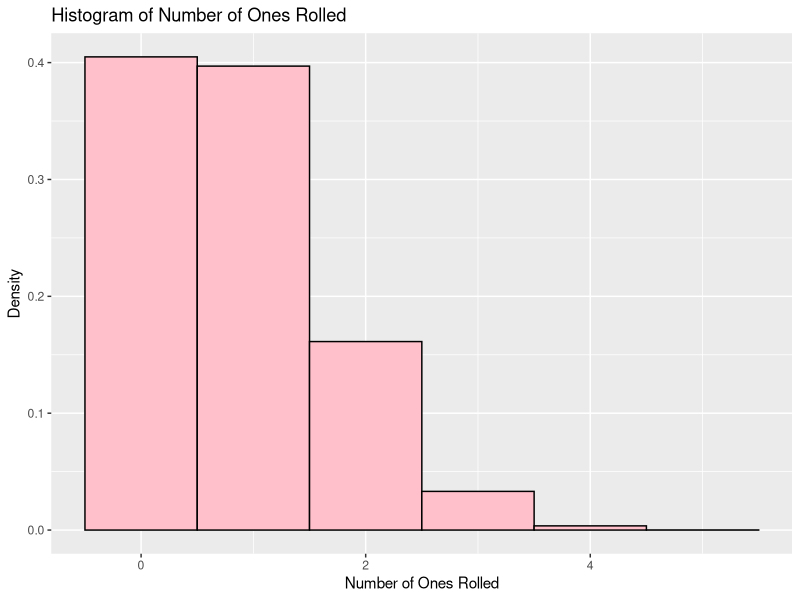
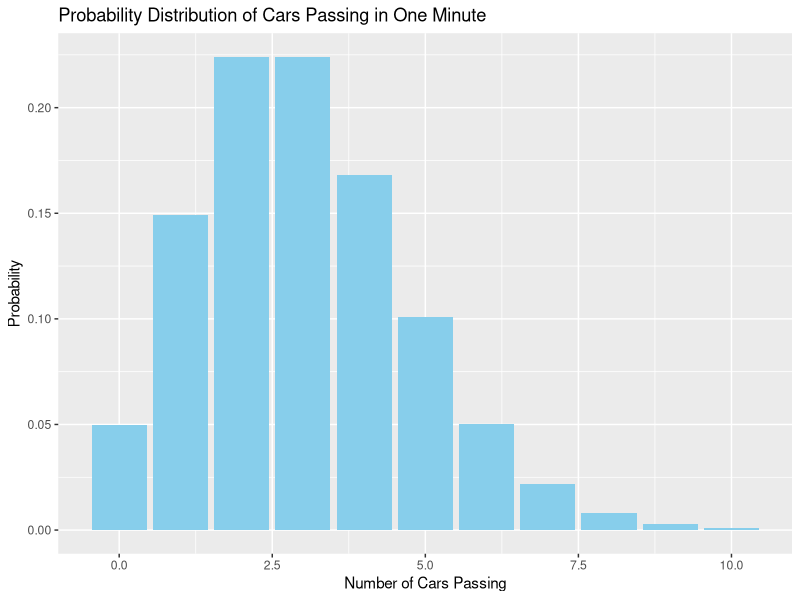

These charts were generated, in order, by the following R code:
## ---- chunk 1
knitr::opts_chunk$set(echo = TRUE)
## ---- chunk 2
round((24/25)^5 * 1/25, 3)
## ---- chunk 3
round(1 - (1/25) - (1/25 * 24/25) - (1/25 * (24/25)^2), 3)
## ---- chunk 4
round(1 - (1/25) - (1/25 * 24/25) - (1/25 * (24/25)^2) - 
        (1/25 * (24/25)^3) - (1/25 * (24/25)^4) - (1/25 * (24/25)^5) - 
        (1/25 * (24/25)^6) - (1/25 * (24/25)^7) - (1/25 * (24/25)^8) - 
        (1/25 * (24/25)^9), 3)
## ---- chunk 5
set.seed(20220707)
X <- replicate(10000, sum(sample(1:6, 5, replace = TRUE) == 1))
## ---- chunk 6
library(ggplot2)
ggplot(data.frame(X), aes(x = X)) +
  geom_histogram(binwidth = 1, fill = "pink", color = "black", aes(y = ..density..)) +
  labs(title = "Histogram of Number of Ones Rolled",
       x = "Number of Ones Rolled",
       y = "Density")
## ---- chunk 7
round(mean(X), 3)
round(var(X), 3)
## ---- chunk 8
# Calculating the probability of congestion (more than 5 cars in one minute)
lambda <- 180/60
prob_congestion <- round(1 - sum(dpois(0:5, lambda)), 3)
prob_congestion
## ---- chunk 9
library(ggplot2)

cars <- 0:10
prob <- dpois(cars, lambda)
data <- data.frame(cars, prob)

ggplot(data, aes(x = cars, y = prob)) +
  geom_bar(stat = "identity", fill = "skyblue") +
  labs(x = "Number of Cars Passing", y = "Probability") +
  ggtitle("Probability Distribution of Cars Passing in One Minute")
## ---- chunk 10
mean_score <- 500
std_dev <- 100

prob_585 <- round(pnorm(585, mean_score, std_dev), 3)
prob_585
## ---- chunk 11
lower_quartile <- round(qnorm(0.25, mean_score, std_dev), 3)
median_score <- round(qnorm(0.5, mean_score, std_dev), 3)
upper_quartile <- round(qnorm(0.75, mean_score, std_dev), 3)

lower_quartile
median_score
upper_quartile
## ---- chunk 12
round((0.05 * 0.8)/0.23, 3)
